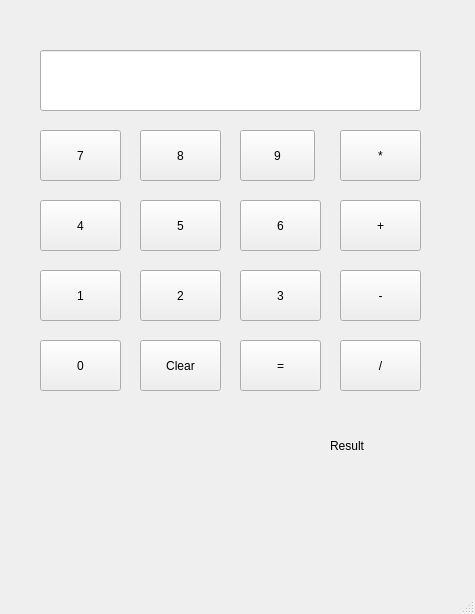
<?xml version="1.0" encoding="UTF-8"?>
<ui version="4.0">
 <class>MainWindow</class>
 <widget class="QMainWindow" name="MainWindow">
  <property name="geometry">
   <rect>
    <x>0</x>
    <y>0</y>
    <width>475</width>
    <height>614</height>
   </rect>
  </property>
  <property name="windowTitle">
   <string>MainWindow</string>
  </property>
  <widget class="QWidget" name="centralwidget">
   <widget class="QLineEdit" name="lineEdit_display">
    <property name="geometry">
     <rect>
      <x>40</x>
      <y>50</y>
      <width>381</width>
      <height>61</height>
     </rect>
    </property>
   </widget>
   <widget class="QLabel" name="label_result">
    <property name="geometry">
     <rect>
      <x>330</x>
      <y>420</y>
      <width>71</width>
      <height>51</height>
     </rect>
    </property>
    <property name="text">
     <string>Result</string>
    </property>
   </widget>
   <widget class="QPushButton" name="pushButton_mult">
    <property name="geometry">
     <rect>
      <x>340</x>
      <y>130</y>
      <width>81</width>
      <height>51</height>
     </rect>
    </property>
    <property name="text">
     <string>*</string>
    </property>
   </widget>
   <widget class="QPushButton" name="pushButton_sum">
    <property name="geometry">
     <rect>
      <x>340</x>
      <y>200</y>
      <width>81</width>
      <height>51</height>
     </rect>
    </property>
    <property name="text">
     <string>+</string>
    </property>
   </widget>
   <widget class="QPushButton" name="pushButton_rest">
    <property name="geometry">
     <rect>
      <x>340</x>
      <y>270</y>
      <width>81</width>
      <height>51</height>
     </rect>
    </property>
    <property name="text">
     <string>-</string>
    </property>
   </widget>
   <widget class="QPushButton" name="pushButton_div">
    <property name="geometry">
     <rect>
      <x>340</x>
      <y>340</y>
      <width>81</width>
      <height>51</height>
     </rect>
    </property>
    <property name="text">
     <string>/</string>
    </property>
   </widget>
   <widget class="QPushButton" name="pushButton_num7">
    <property name="geometry">
     <rect>
      <x>40</x>
      <y>130</y>
      <width>81</width>
      <height>51</height>
     </rect>
    </property>
    <property name="text">
     <string>7</string>
    </property>
   </widget>
   <widget class="QPushButton" name="pushButton_num8">
    <property name="geometry">
     <rect>
      <x>140</x>
      <y>130</y>
      <width>81</width>
      <height>51</height>
     </rect>
    </property>
    <property name="text">
     <string>8</string>
    </property>
   </widget>
   <widget class="QPushButton" name="pushButton_num9">
    <property name="geometry">
     <rect>
      <x>240</x>
      <y>130</y>
      <width>75</width>
      <height>51</height>
     </rect>
    </property>
    <property name="text">
     <string>9</string>
    </property>
   </widget>
   <widget class="QPushButton" name="pushButton_num4">
    <property name="geometry">
     <rect>
      <x>40</x>
      <y>200</y>
      <width>81</width>
      <height>51</height>
     </rect>
    </property>
    <property name="text">
     <string>4</string>
    </property>
   </widget>
   <widget class="QPushButton" name="pushButton_num5">
    <property name="geometry">
     <rect>
      <x>140</x>
      <y>200</y>
      <width>81</width>
      <height>51</height>
     </rect>
    </property>
    <property name="text">
     <string>5</string>
    </property>
   </widget>
   <widget class="QPushButton" name="pushButton_num6">
    <property name="geometry">
     <rect>
      <x>240</x>
      <y>200</y>
      <width>81</width>
      <height>51</height>
     </rect>
    </property>
    <property name="text">
     <string>6</string>
    </property>
   </widget>
   <widget class="QPushButton" name="pushButton_num1">
    <property name="geometry">
     <rect>
      <x>40</x>
      <y>270</y>
      <width>81</width>
      <height>51</height>
     </rect>
    </property>
    <property name="text">
     <string>1</string>
    </property>
   </widget>
   <widget class="QPushButton" name="pushButton_num2">
    <property name="geometry">
     <rect>
      <x>140</x>
      <y>270</y>
      <width>81</width>
      <height>51</height>
     </rect>
    </property>
    <property name="text">
     <string>2</string>
    </property>
   </widget>
   <widget class="QPushButton" name="pushButton_num3">
    <property name="geometry">
     <rect>
      <x>240</x>
      <y>270</y>
      <width>81</width>
      <height>51</height>
     </rect>
    </property>
    <property name="text">
     <string>3</string>
    </property>
   </widget>
   <widget class="QPushButton" name="pushButton_num0">
    <property name="geometry">
     <rect>
      <x>40</x>
      <y>340</y>
      <width>81</width>
      <height>51</height>
     </rect>
    </property>
    <property name="text">
     <string>0</string>
    </property>
   </widget>
   <widget class="QPushButton" name="pushButton_cleaer">
    <property name="geometry">
     <rect>
      <x>140</x>
      <y>340</y>
      <width>81</width>
      <height>51</height>
     </rect>
    </property>
    <property name="text">
     <string>Clear</string>
    </property>
   </widget>
   <widget class="QPushButton" name="pushButton_equal">
    <property name="geometry">
     <rect>
      <x>240</x>
      <y>340</y>
      <width>81</width>
      <height>51</height>
     </rect>
    </property>
    <property name="text">
     <string>=</string>
    </property>
   </widget>
  </widget>
  <widget class="QMenuBar" name="menubar">
   <property name="geometry">
    <rect>
     <x>0</x>
     <y>0</y>
     <width>475</width>
     <height>22</height>
    </rect>
   </property>
  </widget>
  <widget class="QStatusBar" name="statusbar"/>
 </widget>
 <resources/>
 <connections/>
</ui>
